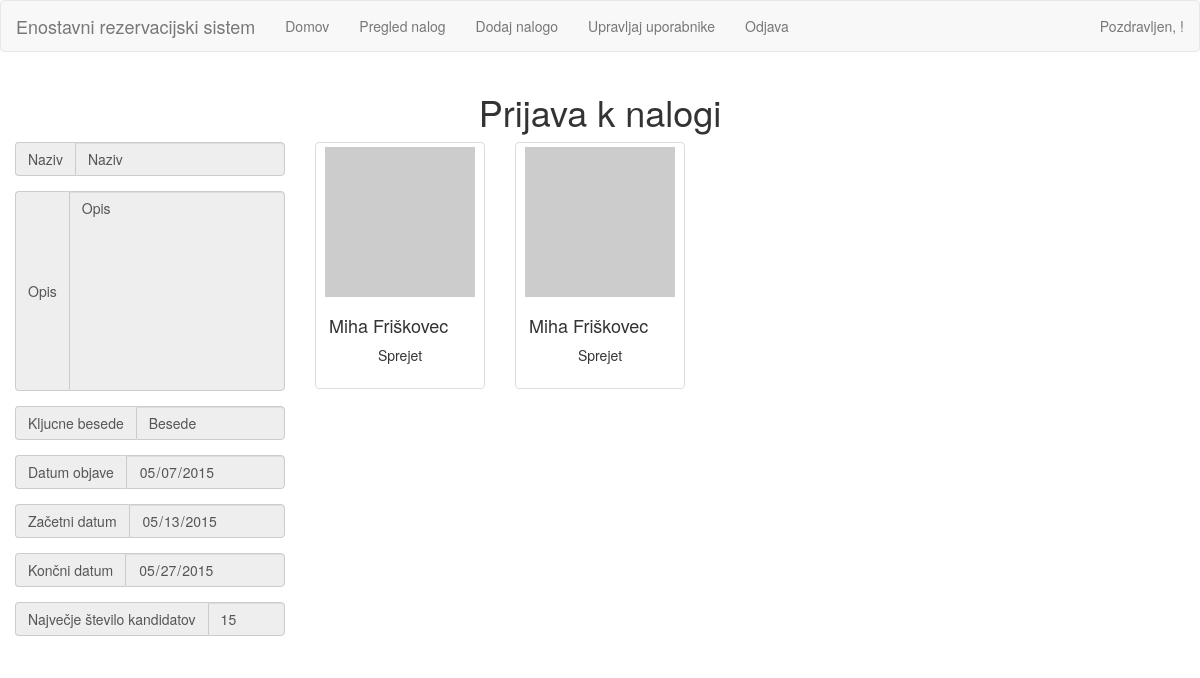
Screenshot of /naloga.php?nalogaID=1 with the database file from the repository.
### tables this page shows
CREATE TABLE IF NOT EXISTS `naloge` (
`id` int(5) NOT NULL,
  `naslov` varchar(50) NOT NULL,
  `opis` varchar(255) NOT NULL,
  `kljucneBesede` varchar(50) NOT NULL,
  `datumKreiranja` date NOT NULL,
  `datumObjave` date NOT NULL,
  `zacetniDatum` date NOT NULL,
  `koncniDatum` date NOT NULL,
  `steviloKandidatov` int(4) NOT NULL,
  `avtor` int(5) NOT NULL
);

CREATE TABLE IF NOT EXISTS `nalogeuporabnika` (
`id` int(11) NOT NULL,
  `nalogaID` int(11) NOT NULL,
  `uporabnikID` int(11) NOT NULL,
  `status` int(11) NOT NULL DEFAULT '1'
);

CREATE TABLE IF NOT EXISTS `uporabniki` (
`id` int(5) NOT NULL,
  `username` varchar(50) NOT NULL,
  `geslo` varchar(255) NOT NULL,
  `email` varchar(50) NOT NULL,
  `ime` varchar(50) NOT NULL,
  `priimek` varchar(50) NOT NULL,
  `emso` int(10) NOT NULL,
  `datumRegistracije` datetime NOT NULL,
  `status` int(2) NOT NULL
);

### naloga.php (the view, shortened to what this page needs)
<?php
require_once 'app/includes/glava.php';
require_once 'app/init.php';
if(isset($_GET['nalogaID'])) {
	$nalogaID = $_GET['nalogaID'];
	$query = mysqli_query($db, "SELECT * FROM naloge WHERE id = '$nalogaID'");
	$result = mysqli_fetch_assoc($query);
}
else
	die();
?>
<div class="row">
<h1 class="text-center">Prijava k nalogi</h1>
</div>
<div class="row">
<div class="col-lg-3">
	<div class="form-group">
				<div class="input-group">
					<div class="input-group-addon">Naziv</div>
					<input type="text" name="naziv" class="form-control" disabled value="<?php echo $result['naslov']; ?>">
				</div>
			</div>
			<div class="form-group">
				<div class="input-group">
					<div class="input-group-addon">Opis</div>
					<textarea name="opis" class="form-control" disabled><?php echo $result['opis']; ?></textarea>
				</div>
			</div>
			<div class="form-group">
				<div class="input-group">
					<div class="input-group-addon">Kljucne besede</div>
					<input type="text" name="kljucneBesede" class="form-control" disabled value="<?php echo $result['kljucneBesede']; ?>">
				</div>
			</div>
			<div class="form-group">
				<div class="input-group">
					<div class="input-group-addon">Datum objave</div>
					<input type="date" name="datumObjave" class="form-control" disabled value="<?php echo $result['datumObjave']; ?>">
				</div>
			</div>
			<div class="form-group">
				<div class="input-group">
					<div class="input-group-addon">Začetni datum</div>
					<input type="date" name="zacetniDatum" class="form-control" disabled value="<?php echo $result['zacetniDatum']; ?>">
				</div>
			</div>
			<div class="form-group">
				<div class="input-group">
					<div class="input-group-addon">Končni datum</div>
					<input type="date" name="koncniDatum" class="form-control" disabled value="<?php echo $result['koncniDatum']; ?>">
				</div>
			</div>
			<div class="form-group">
				<div class="input-group">
					<div class="input-group-addon">Največje število kandidatov</div>
					<input type="number" name="kandidati" class="form-control" disabled value="<?php echo $result['steviloKandidatov']; ?>">
				</div>
			</div>
		</div>
<div class="col-lg-8">
<div class="row">
<?php
$query = mysqli_query($db, "SELECT * FROM nalogeuporabnika n INNER JOIN uporabniki u ON (u.id = n.uporabnikID) WHERE nalogaID = '$nalogaID'");
$result1 = mysqli_fetch_all($query);
foreach($result1 as $el):
?>
<div class="col-lg-3">
    <div class="thumbnail">
      <img src="http://placehold.it/150x150">
      <div class="caption">
        <h4><?php echo $el[8].' '.$el[9] ?></h4>
        <?php
        if($data['status'] == 2 && $el[3] == 1): ?>
        <p><a href="app/naloga.php?sprejemi" class="btn btn-success" role="button">Sprejemi</a> <a href="app/naloga.php?zavrni" class="btn btn-default" role="button">Zavrni</a></p>
      	<?php
      	else:
      	?>
      	<p class="text-center"><?php if($el[3] == 2) echo 'Sprejet'; elseif($el[3] == 0) echo 'Zavrnjen'; ?></p>
      	<?php
      	endif;
       ?>
      </div>
      </div>
  </div>
<?php
endforeach;
?>
</div>
</div>
</div>
<?php
require_once 'app/includes/glava.php';
?>

### app/includes/glava.php (shortened to what this page needs)
<!DOCTYPE html>
<?php
require_once 'app/init.php';
?>
<html>
<head>
	<link rel="stylesheet" type="text/css" href="css/bootstrap.css">
</head>
<body>
<nav class="navbar navbar-default">
  <div class="container-fluid">
    <div class="navbar-header">
      <a class="navbar-brand" href="#">Enostavni rezervacijski sistem</a>
    </div>
    <div>
      <ul class="nav navbar-nav">
        <li><a href="index.php">Domov</a></li>
        <li><a href="naloge.php">Pregled nalog</a></li>
        <li><a href="dodajNalogo.php">Dodaj nalogo</a></li>
        <li><a href="spremembaStatusa.php">Upravljaj uporabnike</a></li>
        <li><a href="logout.php">Odjava</a></li>
      </ul>
      <ul class="nav navbar-nav navbar-right">
      	<p class="navbar-text">Pozdravljen, <?php echo $data['ime'].' '.$data['priimek']; ?>!</p>
      </ul>
    </div>
  </div>
</nav>
<div class="container-fluid">

### rows the page displays
naloge: naziv "Naziv", opis "Opis", kljucneBesede "Besede", datumObjave "05/07/2015", zacetniDatum "05/13/2015", koncniDatum "05/27/2015", kandidati "15"
nalogeuporabnika: uporabniki.ime "Miha", uporabniki.priimek "Friškovec", status "Sprejet"
nalogeuporabnika: uporabniki.ime "Miha", uporabniki.priimek "Friškovec", status "Sprejet"
